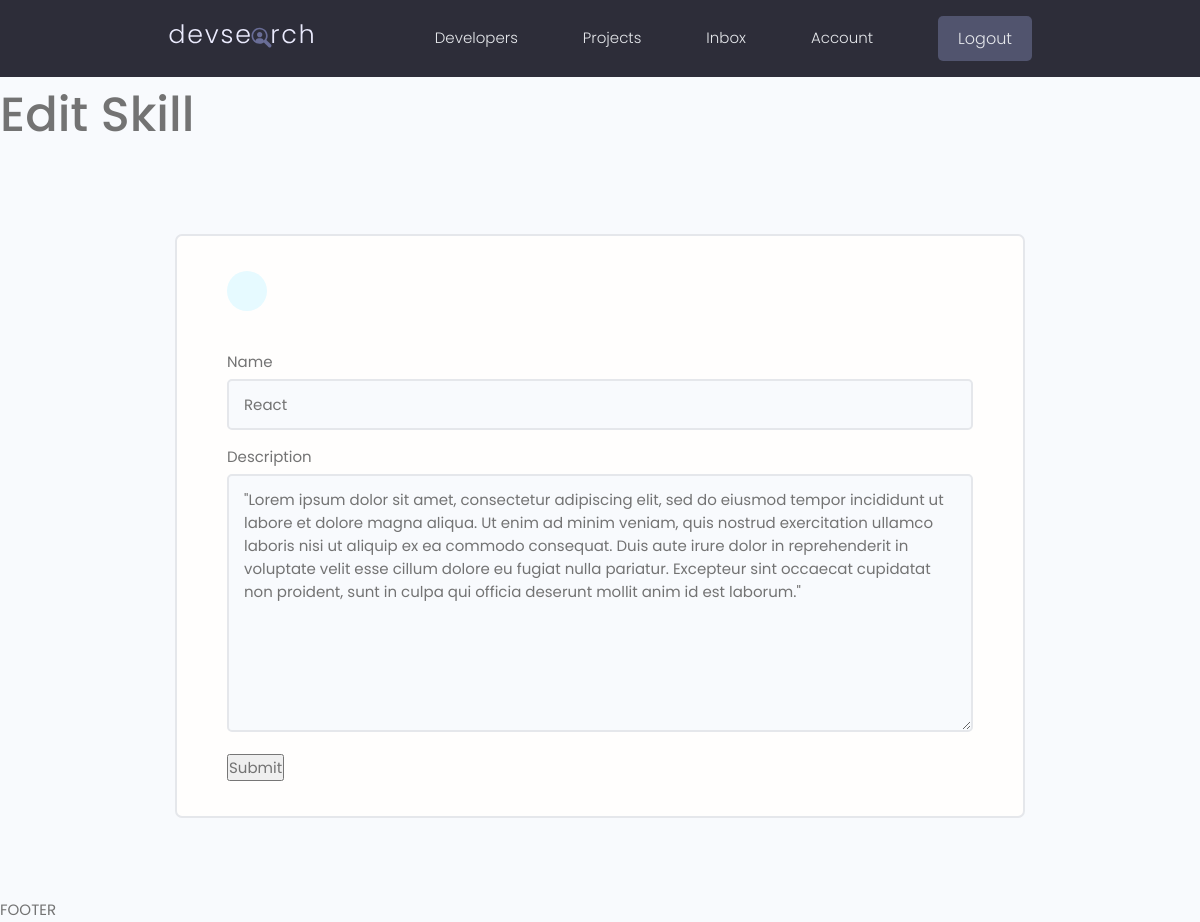
The app's page /update-skill/19e46dd3-5fcb-4bf1-8e29-32545b2d5200/ (signed in) with its own data.
### users/models.py (models this page shows, shortened)
class Skill(models.Model):
  owner = models.ForeignKey(Profile, on_delete=models.CASCADE, null=True, blank=True)
  name = models.CharField(max_length=500, null=True, blank=True)
  description = models.TextField(null=True, blank=True)
  created = models.DateTimeField(auto_now_add=True)
  id = models.UUIDField(default=uuid.uuid4, unique=True, primary_key=True, editable=False)

### users/views.py (the view)
# urls.py: path('update-skill/<str:pk>/', views.updateSkill, name='update-skill'),
@login_required(login_url='login')
def updateSkill(request, pk):
  page = 'Edit Skill'
  profile = request.user.profile
  skill = profile.skill_set.get(id=pk)
  form = SkillForm(instance=skill)
  if request.method == 'POST':
    form = SkillForm(request.POST, instance=skill)
    if form.is_valid():
      form.save()
      messages.success(request, 'Skill was updated successfully!')
      return redirect('account')
  context = {
    'form': form,
    'page': page
  }
  return render(request, 'users/skill_form.html', context)

### users/forms.py
class SkillForm(ModelForm):
  class Meta:
    model = Skill
    fields = '__all__'
    exclude = ['owner']
  def __init__(self, *args, **kwargs):
    super(SkillForm, self).__init__(*args, **kwargs)
    for name, field in self.fields.items():
      field.widget.attrs.update({'class':'input'})

### users/templates/users/skill_form.html (shortened to what this page needs)
{% extends 'main.html' %}
{% block content %}
  <h1>{{ page }}</h1>
  <main class="formPage my-xl">
    <div class="content-box">
        <div class="formWrapper">
            <a class="backButton" href="{% url 'account' %}"></a>
            <br>
            <form action="" method="POST">
              {% for field in form %}
                <div class="form__field">
                  <label for="formInput#text">{{ field.label }} </label>
                  {{ field }}
                </div>
              {% endfor %}
              <input type="submit" value="Submit">
            </form>
        </div>
    </div>
</main>
{% endblock content %}

### static/styles/app.css (style rules this page uses)
:root { --color-sub: #2d2d39; }
.content-box { width: 95%; max-width: 85rem; margin: 0 auto; }
.backButton { background: var(--color-main-light); color: var(--color-main); width: 4rem; height: 4rem; display: flex; align-items: center; justify-content: center; border-radius: 50%; }
.formPage .formWrapper { list-style: none; background: var(--color-white); padding: 3.5rem 5rem; border: 2px solid var(--color-light); border-radius: 0.7rem; }

### static/uikit/styles/modules/_variables.css (style rules this page uses)
:root { --color-main: #5aa5b9; --color-main-light: #e6faff; --color-sub: #3f4156; --color-sub-light: #51546e; --color-sub-lighter: #ededfd; --color-text: #737373; --color-gray: #8b8b8b; --color-light: #e5e7eb; --color-light-gray: #767676; --color-bg: #f8fafd; --color-white: #fffefd; --color-white-light: #f3f3f3; --color-success: #359e64; --color-success-bg: #def8e8; --color-error: #fc4b0b; --color-error-bg: #fff2ee; --font-base: 'Poppins', arial, helvetica, 'Segoe UI', roboto, ubuntu, sans-serif; --font-monospace: 'Fira Code', 'Courier New', courier, monospace; --font-regular: 300; --font-medium: 500; --font-bold: 700; --generic-shadow: 1px 1px 5px #00000010; --generic-transition: all 0.3s ease-in-out; }

### static/uikit/styles/modules/_base.css (style rules this page uses)
* { margin: 0; padding: 0; box-sizing: border-box; text-rendering: optimizeLegibility; color: inherit; font-size: inherit; }
html { font-size: 50%; }
@media only screen and (min-width: 480px) { html { font-size: 56.25%; } }
@media only screen and (min-width: 1200px) { html { font-size: 62.5%; } }
body { line-height: 1.6; font-weight: 400; font-size: 1.5rem; color: var(--color-text); background-color: var(--color-bg); min-height: 100vh; }

### static/uikit/styles/modules/_typography.css (style rules this page uses)
* { font-family: var(--font-base); }
h1 { font-size: 4.8rem; font-weight: var(--font-medium); }
a { padding-bottom: 2px; text-decoration: none; display: inline-block; color: var(--color-main); font-weight: var(--font-medium); }

### static/uikit/styles/modules/_utilities.css (style rules this page uses)
.my-xl { margin: 8rem auto; }

### static/uikit/styles/modules/_form.css (style rules this page uses)
.form__field { margin-top: 1.5rem; margin-bottom: 1.5rem; }
.form__label, .form__field > label { display: block; margin-bottom: 0.5rem; color: var(--color-text); }
input.input[type='text'], input.input[type='email'], input.input[type='password'], input.input[type='number'], textarea.input { min-width: 24rem; width: 100%; padding: 1.2rem 1.5rem; border-radius: 0.5rem; border: 2px solid var(--color-light); transition: all 0.3s ease-in-out; background-color: var(--color-bg); }

### records on screen
Skill: form "React" "\"Lorem ipsum dolor sit amet, consectetur adipiscing elit, sed do eiusmod tempor incididunt ut labore et dolore magna aliqua. Ut enim ad minim veniam, quis nostrud exercitation ullamco laboris nisi ut aliquip ex ea commodo consequat. Duis aute irure dolor in reprehenderit in voluptate velit esse cillum dolore eu fugiat nulla pariatur. Excepteur sint occaecat cupidatat non proident, sunt in culpa qui officia deserunt mollit anim id est laborum.\""

### other values on screen
{{ page }} "Edit Skill"
{{ field.label }} "Name" "Description"
